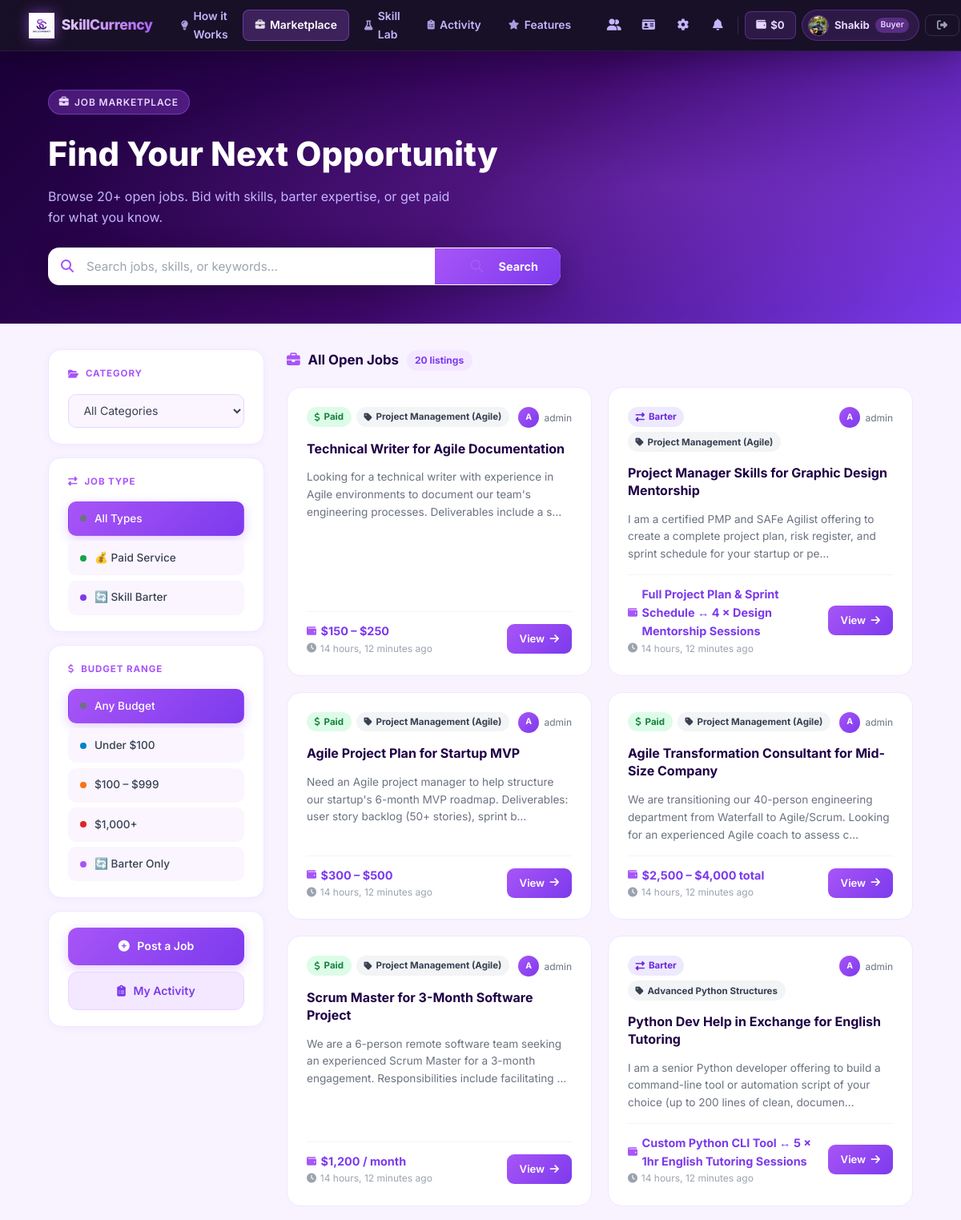
Page /marketplace/ (signed in, upper part) on the committed database.
### accounts/models.py (models this page shows, shortened)
class CustomUser(AbstractUser):
    ROLE_CHOICES = (
        ('Unskilled', 'Unskilled'),
        ('Skilled', 'Skilled'),
        ('Buyer', 'Buyer'),
    )
    VERIFICATION_CHOICES = (
        ('Unverified', 'Unverified'),
        ('Pending', 'Pending'),
        ('Approved', 'Approved'),
        ('Rejected', 'Rejected'),
    )
    role = models.CharField(max_length=20, choices=ROLE_CHOICES, default='Unskilled')
    nid_tin_number = models.CharField(max_length=50, blank=True, null=True)
    is_identity_verified = models.BooleanField(default=False)
    wallet_balance = models.DecimalField(max_digits=10, decimal_places=2, default=0.00)
    rating = models.DecimalField(max_digits=3, decimal_places=1, default=4.9) # Mock default for search
    id_document = models.FileField(upload_to='identity_docs/', blank=True, null=True)
    verification_status = models.CharField(max_length=20, choices=VERIFICATION_CHOICES, default='Unverified')
    avatar = models.ImageField(upload_to='avatars/', blank=True, null=True)
    bio = models.TextField(blank=True, null=True)
    user_uid = models.CharField(max_length=20, unique=True, blank=True, null=True)

class JobPost(models.Model):
    INTERACTION_CHOICES = [
        ('Paid Service', 'Paid Service'),
        ('Skill Barter', 'Skill Barter'),
    ]
    STATUS_CHOICES = [
        ('Open', 'Open'),
        ('In Progress', 'In Progress'),
        ('Completed', 'Completed'),
    ]
    author = models.ForeignKey(CustomUser, on_delete=models.CASCADE, related_name='posted_jobs')
    title = models.CharField(max_length=255)
    description = models.TextField()
    category = models.ForeignKey(SkillCategory, on_delete=models.SET_NULL, null=True)
    interaction_type = models.CharField(max_length=20, choices=INTERACTION_CHOICES)
    budget_or_terms = models.CharField(max_length=255) # e.g. "$500" or "I will design your logo if you build my website"
    status = models.CharField(max_length=20, choices=STATUS_CHOICES, default='Open')
    created_at = models.DateTimeField(auto_now_add=True)

class SkillCategory(models.Model):
    name = models.CharField(max_length=100)
    description = models.TextField(blank=True)

### accounts/views.py (the view)
# urls.py: path('marketplace/', views.marketplace_feed, name='marketplace_feed'),
def marketplace_feed(request):
    base_qs = JobPost.objects.filter(status='Open').select_related('author', 'category')
    category_id     = request.GET.get('category', '').strip()
    interaction_type = request.GET.get('interaction_type', '').strip()
    search_query    = request.GET.get('q', '').strip()
    budget_range    = request.GET.get('budget_range', '').strip()
    preference_mode = request.GET.get('preference_mode', '').strip()  # 'on' | ''
    jobs = base_qs
    if category_id:
        jobs = jobs.filter(category_id=category_id)
    if interaction_type:
        jobs = jobs.filter(interaction_type=interaction_type)
    if search_query:
        jobs = jobs.filter(
            Q(title__icontains=search_query) |
            Q(description__icontains=search_query) |
            Q(budget_or_terms__icontains=search_query)
        )
    if budget_range == 'low':
        jobs = jobs.filter(budget_or_terms__iregex=r'\$\s*\d{1,2}[^0-9]')
    elif budget_range == 'mid':
        jobs = jobs.filter(budget_or_terms__iregex=r'\$\s*[1-9]\d{2}')
    elif budget_range == 'high':
        jobs = jobs.filter(budget_or_terms__iregex=r'\$\s*[1-9]\d{3}')
    elif budget_range == 'barter':
        jobs = jobs.filter(interaction_type='Skill Barter')
    recommended_jobs = None
    user_skill_category_ids = []
    if request.user.is_authenticated:
        user_skill_category_ids = list(
            request.user.skill_badges.values_list('category_id', flat=True)
        )
    if preference_mode == 'on' and user_skill_category_ids:
        recommended_jobs = jobs.filter(category_id__in=user_skill_category_ids).order_by('-created_at')
        jobs = jobs.exclude(category_id__in=user_skill_category_ids).order_by('-created_at')
    else:
        jobs = jobs.order_by('-created_at')
    categories = SkillCategory.objects.all()
    return render(request, 'accounts/marketplace_feed.html', {
        'jobs': jobs,
        'recommended_jobs': recommended_jobs,
        'categories': categories,
        'selected_category': int(category_id) if category_id else '',
        'selected_type': interaction_type or '',
        'search_query': search_query,
        'budget_range': budget_range,
        'preference_mode': preference_mode,
        'user_skill_category_ids': user_skill_category_ids,
    })

### accounts/templates/accounts/marketplace_feed.html (shortened to what this page needs)
{% extends 'accounts/base.html' %}
{% load static %}
{% block content %}
<div class="mp-wrap">
  <div class="mp-hero">
    <form method="GET" action="{% url 'marketplace_feed' %}" id="searchForm">
      <div class="mp-hero-inner">
        <div class="mp-hero-tag"><i class="fas fa-briefcase"></i> Job Marketplace</div>
        <h1>Find Your Next Opportunity</h1>
        <p>Browse 20+ open jobs. Bid with skills, barter expertise, or get paid for what you know.</p>
        <div class="mp-search-bar">
          <i class="fas fa-search"></i>
          <input type="text" name="q" placeholder="Search jobs, skills, or keywords…" value="{{ search_query }}" autocomplete="off">
          <button type="submit" class="mp-search-btn"><i class="fas fa-search"></i> Search</button>
        </div>
      </div>
    </form>
  </div>
  <div class="mp-layout">
    <aside class="mp-sidebar">
      <div class="mp-widget">
        <div class="mp-widget-title"><i class="fas fa-folder-open"></i> Category</div>
        <form method="GET" action="{% url 'marketplace_feed' %}" id="catForm">
          <select name="category" class="mp-filter-select" onchange="document.getElementById('catForm').submit()">
            <option value="">All Categories</option>
          </select>
        </form>
      </div>
      <div class="mp-widget">
        <div class="mp-widget-title"><i class="fas fa-exchange-alt"></i> Job Type</div>
        <div class="mp-pills">
          <a href="?" class="mp-pill {% if not selected_type %}active{% endif %}"><span class="mp-pill-dot dot-all"></span> All Types</a>
          <a href="?interaction_type=Paid+Service" class="mp-pill "><span class="mp-pill-dot dot-paid"></span> 💰 Paid Service</a>
          <a href="?interaction_type=Skill+Barter" class="mp-pill "><span class="mp-pill-dot dot-barter"></span> 🔄 Skill Barter</a>
        </div>
      </div>
      <div class="mp-widget">
        <div class="mp-widget-title"><i class="fas fa-dollar-sign"></i> Budget Range</div>
        <div class="mp-pills">
          <a href="?" class="mp-pill {% if not budget_range %}active{% endif %}"><span class="mp-pill-dot dot-all"></span> Any Budget</a>
          <a href="?budget_range=low" class="mp-pill "><span class="mp-pill-dot dot-low"></span> Under $100</a>
          <a href="?budget_range=mid" class="mp-pill "><span class="mp-pill-dot dot-mid"></span> $100 – $999</a>
          <a href="?budget_range=high" class="mp-pill "><span class="mp-pill-dot dot-high"></span> $1,000+</a>
          <a href="?budget_range=barter" class="mp-pill "><span class="mp-pill-dot dot-bonly"></span> 🔄 Barter Only</a>
        </div>
      </div>
      {% if user.is_authenticated %}
      <div class="mp-widget" style="display:flex;flex-direction:column;gap:.5rem;">
        {% if user.is_staff or user.role == 'Buyer' %}
        <a href="{% url 'create_job' %}" class="mp-sidebar-action mp-action-primary"><i class="fas fa-plus-circle"></i> Post a Job</a>
        {% endif %}
        <a href="{% url 'my_activity' %}" class="mp-sidebar-action mp-action-secondary"><i class="fas fa-clipboard-list"></i> My Activity</a>
      </div>
      {% endif %}
    </aside>
    <main class="mp-feed">
      {% if preference_mode == 'on' %}
        <div class="mp-section-banner mp-banner-pref">
          <i class="fas fa-star"></i>
          <span>Matched to Your Skills</span>
          <span style="margin-left:auto;background:#fbbf24;color:#fff;font-size:.72rem;padding:.2rem .6rem;border-radius:20px;">SMART MATCH ON</span>
        </div>
        {% if recommended_jobs %}
          <div class="mp-job-grid" style="margin-bottom:1.5rem;">
            {% for job in recommended_jobs %}
              {% include "accounts/_job_card_v3.html" with job=job highlight=True %}
            {% endfor %}
          </div>
        {% else %}
          <div class="mp-empty" style="margin-bottom:1.5rem;">
            <i class="fas fa-magic"></i>
            <h3>No Skill Matches Yet</h3>
            <p>Take assessments in Skill Lab to earn badges and unlock matched jobs.</p>
            <a href="{% url 'skill_lab_dashboard' %}" class="mp-view-btn"><i class="fas fa-flask"></i> Go to Skill Lab</a>
          </div>
        {% endif %}
        <div class="mp-section-banner mp-banner-other">
          <i class="fas fa-globe"></i> <span>Other Opportunities</span>
          <span class="mp-count-badge" style="margin-left:auto;">{{ jobs|length }} listing{% if jobs|length != 1 %}s{% endif %}</span>
        </div>
      {% else %}
        <div class="mp-feed-header">
          <div class="mp-feed-title">
            <i class="fas fa-briefcase"></i> All Open Jobs
            <span class="mp-count-badge">{{ jobs|length }} listing{% if jobs|length != 1 %}s{% endif %}</span>
          </div>
        </div>
      {% endif %}
      <div class="mp-job-grid" id="jobGrid">
        {% for job in jobs %}
          {% include "accounts/_job_card_v3.html" with job=job highlight=False %}
        {% endfor %}
      </div>
    </main>
  </div>
</div>
{% endblock %}

### accounts/templates/accounts/base.html (shortened to what this page needs)
<!DOCTYPE html>
<html lang="en">
<head>
    {% load static %}
    <link rel="stylesheet" href="https://cdnjs.cloudflare.com/ajax/libs/font-awesome/6.4.0/css/all.min.css">
    <link rel="stylesheet" href="{% static 'css/style.css' %}">
</head>
<body>
    <header id="main-header">
    <a href="{% url 'landing_page' %}" class="nb-logo">
        <img src="{% static 'images/logo.png' %}" alt="SkillCurrency">
        <span class="nb-logo-text">SkillCurrency</span>
    </a>
    <nav class="nb-center">
        <a href="{% url 'landing_page' %}#how-it-works" class="nb-link"><i class="fas fa-lightbulb"></i> How it Works</a>
        <a href="{% url 'marketplace_feed' %}" class="nb-link"><i class="fas fa-briefcase"></i> Marketplace</a>
        {% if user.is_authenticated %}
        <a href="{% url 'skill_lab_dashboard' %}" class="nb-link"><i class="fas fa-flask"></i> Skill Lab</a>
        <a href="{% url 'my_activity' %}" class="nb-link"><i class="fas fa-clipboard-list"></i> Activity</a>
        {% endif %}
        <a href="{% url 'landing_page' %}#features" class="nb-link"><i class="fas fa-star"></i> Features</a>
    </nav>
    <div class="nb-right">
        {% if user.is_authenticated %}
            <a href="{% url 'user_search' %}" class="nb-icon" title="Find Users"><i class="fas fa-user-friends"></i></a>
            <a href="{% url 'identity_vault' %}" class="nb-icon {% if user.is_identity_verified %}nb-verified{% endif %}" title="Identity Vault">
                <i class="fas fa-id-card"></i>
            </a>
            <a href="{% url 'settings_page' %}" class="nb-icon" title="Settings"><i class="fas fa-cog"></i></a>
            <div class="nb-notif-wrap">
                <button class="nb-icon" id="notif-toggle" title="Notifications">
                    <i class="fas fa-bell"></i>
                </button>
            </div>
            <a href="{% url 'financial_hub' %}" class="nb-wallet" title="Financial Hub">
                <i class="fas fa-wallet"></i>
                <span>${{ user.wallet_balance|floatformat:0 }}</span>
            </a>
            <a href="{% url 'public_profile' user.username %}" class="nb-chip">
                {% if user.avatar %}<img src="{{ user.avatar.url }}" alt="{{ user.username }}" class="nb-chip-avatar">
                {% else %}<div class="nb-chip-ph">{{ user.username|make_list|first|upper }}</div>{% endif %}
                <span class="nb-chip-name">{{ user.username }}</span>
                <span class="nb-chip-role">{{ user.role }}</span>
            </a>
            <a href="{% url 'logout' %}" class="nb-signout" title="Sign Out"><i class="fas fa-sign-out-alt"></i></a>
        {% else %}
            <a href="{% url 'signin' %}" class="nb-signin"><i class="fas fa-sign-in-alt"></i> Sign In</a>
            <a href="{% url 'signup' %}" class="nb-getstarted"><i class="fas fa-rocket"></i> Get Started</a>
        {% endif %}
    </div>
    </header>
    <main>
        {% block content %}
        {% endblock %}
    </main>
</body>
</html>

### accounts/templates/accounts/_job_card_v3.html (shortened to what this page needs)
{% load static %}
<article class="mp-job-card {% if highlight %}is-highlight{% endif %}">
  <div class="mp-card-top">
    <div class="mp-card-badges">
      <span class="mc-badge {% if job.interaction_type == 'Paid Service' %}mc-paid{% else %}mc-barter{% endif %}">
        {% if job.interaction_type == 'Paid Service' %}<i class="fas fa-dollar-sign"></i> Paid{% else %}<i class="fas fa-exchange-alt"></i> Barter{% endif %}
      </span>
      <span class="mc-badge mc-cat"><i class="fas fa-tag"></i> {{ job.category.name }}</span>
    </div>
    <div class="mp-card-author">
      <div class="mp-author-avatar">{{ job.author.username|make_list|first|upper }}</div>
      {{ job.author.username }}
    </div>
  </div>
  <h3 class="mp-card-title">
    <a href="{% url 'job_detail' job.id %}">{{ job.title }}</a>
  </h3>
  <p class="mp-card-desc">{{ job.description|truncatechars:140 }}</p>
  <div class="mp-card-bottom">
    <div>
      <div class="mp-card-budget"><i class="fas fa-wallet"></i> {{ job.budget_or_terms }}</div>
      <div class="mp-card-time"><i class="fas fa-clock"></i> {{ job.created_at|timesince }} ago</div>
    </div>
    <a href="{% url 'job_detail' job.id %}" class="mp-view-btn">View <i class="fas fa-arrow-right"></i></a>
  </div>
</article>

### rows in the picture
CustomUser: wallet_balance "0", avatar (picture), username "Shakib", role "Buyer"
JobPost: interaction_type "Paid Service" (drawn), category.name "Project Management (Agile)", author.username|make_list "A", author.username "admin", title "Technical Writer for Agile Documentation", description "Looking for a technical writer with experience in Agile environments to document our team's engineering processes. Deliverables include a s…", budget_or_terms "$150 – $250", created_at "14 hours, 12 minutes"
JobPost: interaction_type "Skill Barter" (drawn), category.name "Project Management (Agile)", author.username|make_list "A", author.username "admin", title "Project Manager Skills for Graphic Design Mentorship", description "I am a certified PMP and SAFe Agilist offering to create a complete project plan, risk register, and sprint schedule for your startup or pe…", budget_or_terms "Full Project Plan & Sprint Schedule ↔ 4 × Design Mentorship Sessions", created_at "14 hours, 12 minutes"
JobPost: interaction_type "Paid Service" (drawn), category.name "Project Management (Agile)", author.username|make_list "A", author.username "admin", title "Agile Project Plan for Startup MVP", description "Need an Agile project manager to help structure our startup's 6-month MVP roadmap. Deliverables: user story backlog (50+ stories), sprint b…", budget_or_terms "$300 – $500", created_at "14 hours, 12 minutes"
JobPost: interaction_type "Paid Service" (drawn), category.name "Project Management (Agile)", author.username|make_list "A", author.username "admin", title "Agile Transformation Consultant for Mid-Size Company", description "We are transitioning our 40-person engineering department from Waterfall to Agile/Scrum. Looking for an experienced Agile coach to assess c…", budget_or_terms "$2,500 – $4,000 total", created_at "14 hours, 12 minutes"
JobPost: interaction_type "Paid Service" (drawn), category.name "Project Management (Agile)", author.username|make_list "A", author.username "admin", title "Scrum Master for 3-Month Software Project", description "We are a 6-person remote software team seeking an experienced Scrum Master for a 3-month engagement. Responsibilities include facilitating …", budget_or_terms "$1,200 / month", created_at "14 hours, 12 minutes"
JobPost: interaction_type "Skill Barter" (drawn), category.name "Advanced Python Structures", author.username|make_list "A", author.username "admin", title "Python Dev Help in Exchange for English Tutoring", description "I am a senior Python developer offering to build a command-line tool or automation script of your choice (up to 200 lines of clean, documen…", budget_or_terms "Custom Python CLI Tool ↔ 5 × 1hr English Tutoring Sessions", created_at "14 hours, 12 minutes"

### other values in the picture
{{ jobs|length }} "20"
